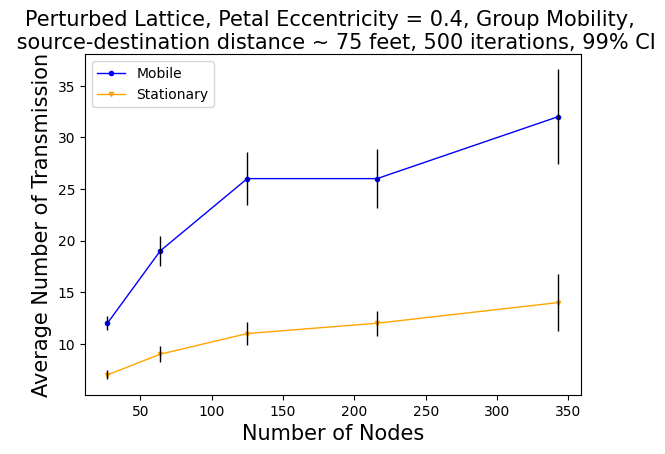

This figure's Python source:
import matplotlib.pyplot as plt

fig, ax  = plt.subplots()
yer1=[
0.66,
1.487,
2.558,
2.884,
4.571
]

yer2=[
0.423,
0.772,
1.079,
1.23,
2.78
]
#mobile
ax.plot([27, 64, 125,216,343],[12,19,26,26,32], color='blue',marker="o", markersize=3,linewidth=1,label="Mobile")
#ax.plot([27, 64, 125,216,343],[13,14,14,14,14], color='blue',marker="o",markersize=2,label="Petal")

ax.errorbar([27,64, 125,216,343],[12,19,26,26,32], yerr = yer1, linewidth=1, color='black',ls='none')
#ax.errorbar([27,64, 125,216,343],[13,14,14,14,14], yerr = yer1,  color='black',capsize=3,ls='none')

#static
ax.plot([27, 64, 125,216,343],[7,9,11,12,14], color='orange',marker="v",markersize=3,linewidth=1,label="Stationary")
#ax.plot([27, 64, 125,216,343],[24, 61, 122,213,340], color='red',marker="o",markersize=5,label="Flooding")
ax.errorbar([27, 64, 125,216,343],[7,9,11,12,14], yerr = yer2,  color='black',linewidth=1,ls='none')
#ax.errorbar([27, 64, 125,216,343],[24, 61, 122,213,340], yerr = yer2,  color='black',capsize=3,ls='none')
plt.legend(loc="upper left")
ax.set_xlabel("Number of Nodes", fontsize=15)
ax.set_ylabel("Average Number of Transmission",fontsize=15)

#fig.suptitle('Stationary vs Mobile Drone-platoon',fontsize=18,wrap=True)

ax.set_title('Perturbed Lattice, Petal Eccentricity = 0.4, Group Mobility, \n source-destination distance ~ 75 feet, 500 iterations, 99% CI',loc='center', wrap=True,fontsize=15)
#ax.set_title('Perturbed Lattice with sd 0.9, Petal Eccentricity = 0.4, Group Mobility, \n source-destination distance ~ 75 feet, 500 iterations, 99% CI',loc='center', wrap=True,fontsize=15)
plt.subplots_adjust(top=0.82)
#plt.subplots_adjust(top=0.85)
#plt.show()
fig.savefig('staticvsmobile.png',
            format='png',
            dpi=100,
            bbox_inches='tight')
